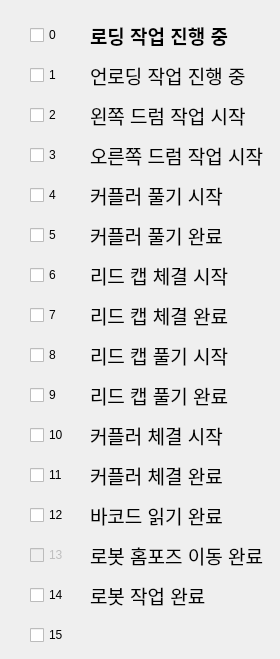
       <widget class="QWidget" name="tab_15">
        <attribute name="title">
         <string>41000</string>
        </attribute>
        <widget class="QCheckBox" name="checkBox_41000_1">
         <property name="geometry">
          <rect>
           <x>30</x>
           <y>20</y>
           <width>60</width>
           <height>30</height>
          </rect>
         </property>
         <property name="text">
          <string>0</string>
         </property>
        </widget>
        <widget class="QCheckBox" name="checkBox_41000_2">
         <property name="geometry">
          <rect>
           <x>30</x>
           <y>60</y>
           <width>60</width>
           <height>30</height>
          </rect>
         </property>
         <property name="text">
          <string>1</string>
         </property>
        </widget>
        <widget class="QCheckBox" name="checkBox_41000_3">
         <property name="geometry">
          <rect>
           <x>30</x>
           <y>100</y>
           <width>60</width>
           <height>30</height>
          </rect>
         </property>
         <property name="text">
          <string>2</string>
         </property>
        </widget>
        <widget class="QCheckBox" name="checkBox_41000_4">
         <property name="geometry">
          <rect>
           <x>30</x>
           <y>140</y>
           <width>60</width>
           <height>30</height>
          </rect>
         </property>
         <property name="text">
          <string>3</string>
         </property>
        </widget>
        <widget class="QCheckBox" name="checkBox_41000_5">
         <property name="geometry">
          <rect>
           <x>30</x>
           <y>180</y>
           <width>60</width>
           <height>30</height>
          </rect>
         </property>
         <property name="text">
          <string>4</string>
         </property>
        </widget>
        <widget class="QCheckBox" name="checkBox_41000_6">
         <property name="geometry">
          <rect>
           <x>30</x>
           <y>220</y>
           <width>60</width>
           <height>30</height>
          </rect>
         </property>
         <property name="text">
          <string>5</string>
         </property>
        </widget>
        <widget class="QCheckBox" name="checkBox_41000_7">
         <property name="geometry">
          <rect>
           <x>30</x>
           <y>260</y>
           <width>60</width>
           <height>30</height>
          </rect>
         </property>
         <property name="text">
          <string>6</string>
         </property>
        </widget>
        <widget class="QCheckBox" name="checkBox_41000_8">
         <property name="geometry">
          <rect>
           <x>30</x>
           <y>300</y>
           <width>60</width>
           <height>30</height>
          </rect>
         </property>
         <property name="text">
          <string>7</string>
         </property>
        </widget>
        <widget class="QCheckBox" name="checkBox_41000_9">
         <property name="geometry">
          <rect>
           <x>30</x>
           <y>340</y>
           <width>60</width>
           <height>30</height>
          </rect>
         </property>
         <property name="text">
          <string>8</string>
         </property>
        </widget>
        <widget class="QCheckBox" name="checkBox_41000_10">
         <property name="geometry">
          <rect>
           <x>30</x>
           <y>380</y>
           <width>60</width>
           <height>30</height>
          </rect>
         </property>
         <property name="text">
          <string>9</string>
         </property>
        </widget>
        <widget class="QCheckBox" name="checkBox_41000_11">
         <property name="geometry">
          <rect>
           <x>30</x>
           <y>420</y>
           <width>60</width>
           <height>30</height>
          </rect>
         </property>
         <property name="text">
          <string>10</string>
         </property>
        </widget>
        <widget class="QCheckBox" name="checkBox_41000_12">
         <property name="geometry">
          <rect>
           <x>30</x>
           <y>460</y>
           <width>60</width>
           <height>30</height>
          </rect>
         </property>
         <property name="text">
          <string>11</string>
         </property>
        </widget>
        <widget class="QCheckBox" name="checkBox_41000_13">
         <property name="geometry">
          <rect>
           <x>30</x>
           <y>500</y>
           <width>60</width>
           <height>30</height>
          </rect>
         </property>
         <property name="text">
          <string>12</string>
         </property>
        </widget>
        <widget class="QCheckBox" name="checkBox_41000_14">
         <property name="enabled">
          <bool>false</bool>
         </property>
         <property name="geometry">
          <rect>
           <x>30</x>
           <y>540</y>
           <width>60</width>
           <height>30</height>
          </rect>
         </property>
         <property name="text">
          <string>13</string>
         </property>
         <property name="checkable">
          <bool>false</bool>
         </property>
         <property name="checked">
          <bool>false</bool>
         </property>
        </widget>
        <widget class="QCheckBox" name="checkBox_41000_15">
         <property name="geometry">
          <rect>
           <x>30</x>
           <y>580</y>
           <width>60</width>
           <height>30</height>
          </rect>
         </property>
         <property name="text">
          <string>14</string>
         </property>
        </widget>
        <widget class="QCheckBox" name="checkBox_41000_16">
         <property name="geometry">
          <rect>
           <x>30</x>
           <y>620</y>
           <width>60</width>
           <height>30</height>
          </rect>
         </property>
         <property name="text">
          <string>15</string>
         </property>
         <property name="checkable">
          <bool>false</bool>
         </property>
         <property name="checked">
          <bool>false</bool>
         </property>
        </widget>
        <widget class="QLabel" name="label_3">
         <property name="geometry">
          <rect>
           <x>90</x>
           <y>20</y>
           <width>141</width>
           <height>31</height>
          </rect>
         </property>
         <property name="font">
          <font>
           <family>Segoe UI</family>
           <pointsize>-1</pointsize>
           <weight>75</weight>
           <bold>true</bold>
          </font>
         </property>
         <property name="text">
          <string>&lt;html&gt;&lt;head/&gt;&lt;body&gt;&lt;p&gt;&lt;span style=&quot; font-size:14pt;&quot;&gt;로딩 작업 진행 중&lt;/span&gt;&lt;/p&gt;&lt;/body&gt;&lt;/html&gt;</string>
         </property>
        </widget>
        <widget class="QLabel" name="label_4">
         <property name="geometry">
          <rect>
           <x>90</x>
           <y>60</y>
           <width>161</width>
           <height>31</height>
          </rect>
         </property>
         <property name="text">
          <string>&lt;html&gt;&lt;head/&gt;&lt;body&gt;&lt;p&gt;&lt;span style=&quot; font-size:14pt;&quot;&gt;언로딩 작업 진행 중&lt;/span&gt;&lt;/p&gt;&lt;/body&gt;&lt;/html&gt;</string>
         </property>
        </widget>
        <widget class="QLabel" name="label_5">
         <property name="geometry">
          <rect>
           <x>90</x>
           <y>100</y>
           <width>171</width>
           <height>31</height>
          </rect>
         </property>
         <property name="text">
          <string>&lt;html&gt;&lt;head/&gt;&lt;body&gt;&lt;p&gt;&lt;span style=&quot; font-size:14pt;&quot;&gt;왼쪽 드럼 작업 시작&lt;/span&gt;&lt;/p&gt;&lt;/body&gt;&lt;/html&gt;</string>
         </property>
        </widget>
        <widget class="QLabel" name="label_8">
         <property name="geometry">
          <rect>
           <x>90</x>
           <y>140</y>
           <width>181</width>
           <height>31</height>
          </rect>
         </property>
         <property name="text">
          <string>&lt;html&gt;&lt;head/&gt;&lt;body&gt;&lt;p&gt;&lt;span style=&quot; font-size:14pt;&quot;&gt;오른쪽 드럼 작업 시작&lt;/span&gt;&lt;/p&gt;&lt;/body&gt;&lt;/html&gt;</string>
         </property>
        </widget>
        <widget class="QLabel" name="label_9">
         <property name="geometry">
          <rect>
           <x>90</x>
           <y>180</y>
           <width>141</width>
           <height>31</height>
          </rect>
         </property>
         <property name="text">
          <string>&lt;html&gt;&lt;head/&gt;&lt;body&gt;&lt;p&gt;&lt;span style=&quot; font-size:14pt;&quot;&gt;커플러 풀기 시작&lt;/span&gt;&lt;/p&gt;&lt;/body&gt;&lt;/html&gt;</string>
         </property>
        </widget>
        <widget class="QLabel" name="label_10">
         <property name="geometry">
          <rect>
           <x>90</x>
           <y>220</y>
           <width>141</width>
           <height>31</height>
          </rect>
         </property>
         <property name="text">
          <string>&lt;html&gt;&lt;head/&gt;&lt;body&gt;&lt;p&gt;&lt;span style=&quot; font-size:14pt;&quot;&gt;커플러 풀기 완료&lt;/span&gt;&lt;/p&gt;&lt;/body&gt;&lt;/html&gt;</string>
         </property>
        </widget>
        <widget class="QLabel" name="label_11">
         <property name="geometry">
          <rect>
           <x>90</x>
           <y>260</y>
           <width>141</width>
           <height>31</height>
          </rect>
         </property>
         <property name="text">
          <string>&lt;html&gt;&lt;head/&gt;&lt;body&gt;&lt;p&gt;&lt;span style=&quot; font-size:14pt;&quot;&gt;리드 캡 체결 시작&lt;/span&gt;&lt;/p&gt;&lt;/body&gt;&lt;/html&gt;</string>
         </property>
        </widget>
        <widget class="QLabel" name="label_12">
         <property name="geometry">
          <rect>
           <x>90</x>
           <y>300</y>
           <width>151</width>
           <height>31</height>
          </rect>
         </property>
         <property name="text">
          <string>&lt;html&gt;&lt;head/&gt;&lt;body&gt;&lt;p&gt;&lt;span style=&quot; font-size:14pt;&quot;&gt;리드 캡 체결 완료&lt;/span&gt;&lt;/p&gt;&lt;/body&gt;&lt;/html&gt;</string>
         </property>
        </widget>
        <widget class="QLabel" name="label_13">
         <property name="geometry">
          <rect>
           <x>90</x>
           <y>340</y>
           <width>151</width>
           <height>31</height>
          </rect>
         </property>
         <property name="text">
          <string>&lt;html&gt;&lt;head/&gt;&lt;body&gt;&lt;p&gt;&lt;span style=&quot; font-size:14pt;&quot;&gt;리드 캡 풀기 시작&lt;/span&gt;&lt;/p&gt;&lt;/body&gt;&lt;/html&gt;</string>
         </property>
        </widget>
        <widget class="QLabel" name="label_14">
         <property name="geometry">
          <rect>
           <x>90</x>
           <y>380</y>
           <width>151</width>
           <height>31</height>
          </rect>
         </property>
         <property name="text">
          <string>&lt;html&gt;&lt;head/&gt;&lt;body&gt;&lt;p&gt;&lt;span style=&quot; font-size:14pt;&quot;&gt;리드 캡 풀기 완료&lt;/span&gt;&lt;/p&gt;&lt;/body&gt;&lt;/html&gt;</string>
         </property>
        </widget>
        <widget class="QLabel" name="label_15">
         <property name="geometry">
          <rect>
           <x>90</x>
           <y>420</y>
           <width>161</width>
           <height>31</height>
          </rect>
         </property>
         <property name="text">
          <string>&lt;html&gt;&lt;head/&gt;&lt;body&gt;&lt;p&gt;&lt;span style=&quot; font-size:14pt;&quot;&gt;커플러 체결 시작&lt;/span&gt;&lt;/p&gt;&lt;/body&gt;&lt;/html&gt;</string>
         </property>
        </widget>
        <widget class="QLabel" name="label_16">
         <property name="geometry">
          <rect>
           <x>90</x>
           <y>460</y>
           <width>141</width>
           <height>31</height>
          </rect>
         </property>
         <property name="text">
          <string>&lt;html&gt;&lt;head/&gt;&lt;body&gt;&lt;p&gt;&lt;span style=&quot; font-size:14pt;&quot;&gt;커플러 체결 완료&lt;/span&gt;&lt;/p&gt;&lt;/body&gt;&lt;/html&gt;</string>
         </property>
        </widget>
        <widget class="QLabel" name="label_17">
         <property name="geometry">
          <rect>
           <x>90</x>
           <y>500</y>
           <width>171</width>
           <height>31</height>
          </rect>
         </property>
         <property name="text">
          <string>&lt;html&gt;&lt;head/&gt;&lt;body&gt;&lt;p&gt;&lt;span style=&quot; font-size:14pt;&quot;&gt;바코드 읽기 완료&lt;/span&gt;&lt;/p&gt;&lt;/body&gt;&lt;/html&gt;</string>
         </property>
        </widget>
        <widget class="QLabel" name="label_19">
         <property name="geometry">
          <rect>
           <x>90</x>
           <y>580</y>
           <width>141</width>
           <height>31</height>
          </rect>
         </property>
         <property name="text">
          <string>&lt;html&gt;&lt;head/&gt;&lt;body&gt;&lt;p&gt;&lt;span style=&quot; font-size:14pt;&quot;&gt;로봇 작업 완료&lt;/span&gt;&lt;/p&gt;&lt;/body&gt;&lt;/html&gt;</string>
         </property>
        </widget>
        <widget class="QLabel" name="label_20">
         <property name="geometry">
          <rect>
           <x>90</x>
           <y>540</y>
           <width>181</width>
           <height>31</height>
          </rect>
         </property>
         <property name="text">
          <string>&lt;html&gt;&lt;head/&gt;&lt;body&gt;&lt;p&gt;&lt;span style=&quot; font-size:14pt;&quot;&gt;로봇 홈포즈 이동 완료&lt;/span&gt;&lt;/p&gt;&lt;/body&gt;&lt;/html&gt;</string>
         </property>
        </widget>
       </widget>
